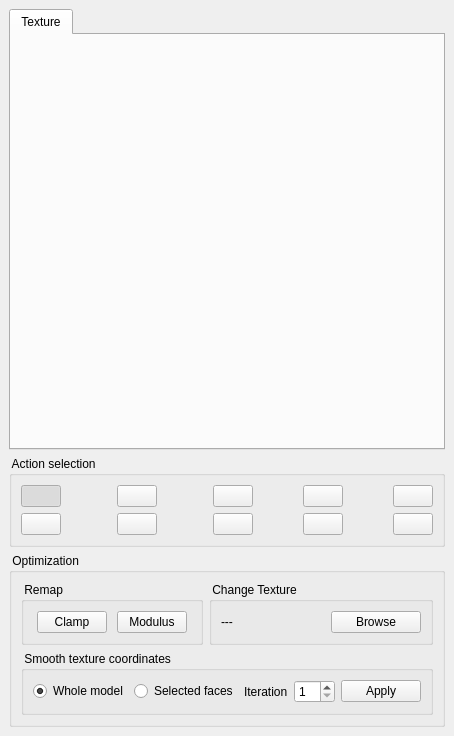
<ui version="4.0" >
 <class>TextureEditorClass</class>
 <widget class="QWidget" name="TextureEditorClass" >
  <property name="geometry" >
   <rect>
    <x>0</x>
    <y>0</y>
    <width>429</width>
    <height>736</height>
   </rect>
  </property>
  <property name="windowTitle" >
   <string>TextureEditor</string>
  </property>
  <layout class="QVBoxLayout" >
   <property name="spacing" >
    <number>6</number>
   </property>
   <property name="margin" >
    <number>9</number>
   </property>
   <item>
    <widget class="QTabWidget" name="tabWidget" >
     <property name="currentIndex" >
      <number>0</number>
     </property>
     <widget class="QWidget" name="tab" >
      <property name="geometry" >
       <rect>
        <x>0</x>
        <y>0</y>
        <width>405</width>
        <height>405</height>
       </rect>
      </property>
      <attribute name="title" >
       <string>Texture</string>
      </attribute>
     </widget>
    </widget>
   </item>
   <item>
    <widget class="QGroupBox" name="groupBoxAction" >
     <property name="title" >
      <string> Action selection </string>
     </property>
     <layout class="QGridLayout" >
      <property name="margin" >
       <number>9</number>
      </property>
      <property name="spacing" >
       <number>6</number>
      </property>
      <item row="0" column="0" >
       <widget class="QPushButton" name="moveButton" >
        <property name="sizePolicy" >
         <sizepolicy vsizetype="Fixed" hsizetype="Fixed" >
          <horstretch>0</horstretch>
          <verstretch>0</verstretch>
         </sizepolicy>
        </property>
        <property name="toolTip" >
         <string>Allow pan and zoom on the UV Space</string>
        </property>
        <property name="text" >
         <string/>
        </property>
        <property name="icon" >
         <iconset resource="meshlab.qrc" >
          <normaloff>:/images/selpan.png</normaloff>:/images/selpan.png</iconset>
        </property>
        <property name="iconSize" >
         <size>
          <width>32</width>
          <height>32</height>
         </size>
        </property>
        <property name="checkable" >
         <bool>true</bool>
        </property>
        <property name="checked" >
         <bool>true</bool>
        </property>
       </widget>
      </item>
      <item row="0" column="1" >
       <spacer>
        <property name="orientation" >
         <enum>Qt::Horizontal</enum>
        </property>
        <property name="sizeHint" stdset="0" >
         <size>
          <width>40</width>
          <height>20</height>
         </size>
        </property>
       </spacer>
      </item>
      <item row="0" column="2" >
       <widget class="QPushButton" name="selectButton" >
        <property name="sizePolicy" >
         <sizepolicy vsizetype="Fixed" hsizetype="Fixed" >
          <horstretch>0</horstretch>
          <verstretch>0</verstretch>
         </sizepolicy>
        </property>
        <property name="toolTip" >
         <string>Allow the selection of faces inside a dragged area</string>
        </property>
        <property name="text" >
         <string/>
        </property>
        <property name="icon" >
         <iconset resource="meshlab.qrc" >
          <normaloff>:/images/selarea.png</normaloff>:/images/selarea.png</iconset>
        </property>
        <property name="iconSize" >
         <size>
          <width>32</width>
          <height>32</height>
         </size>
        </property>
        <property name="checkable" >
         <bool>true</bool>
        </property>
       </widget>
      </item>
      <item row="0" column="3" >
       <spacer>
        <property name="orientation" >
         <enum>Qt::Horizontal</enum>
        </property>
        <property name="sizeHint" stdset="0" >
         <size>
          <width>40</width>
          <height>20</height>
         </size>
        </property>
       </spacer>
      </item>
      <item row="0" column="4" >
       <widget class="QPushButton" name="connectedButton" >
        <property name="sizePolicy" >
         <sizepolicy vsizetype="Fixed" hsizetype="Fixed" >
          <horstretch>0</horstretch>
          <verstretch>0</verstretch>
         </sizepolicy>
        </property>
        <property name="toolTip" >
         <string>Allow the selection of connected component</string>
        </property>
        <property name="text" >
         <string/>
        </property>
        <property name="icon" >
         <iconset resource="meshlab.qrc" >
          <normaloff>:/images/selcon.png</normaloff>:/images/selcon.png</iconset>
        </property>
        <property name="iconSize" >
         <size>
          <width>32</width>
          <height>32</height>
         </size>
        </property>
        <property name="checkable" >
         <bool>true</bool>
        </property>
       </widget>
      </item>
      <item row="0" column="5" >
       <spacer>
        <property name="orientation" >
         <enum>Qt::Horizontal</enum>
        </property>
        <property name="sizeHint" stdset="0" >
         <size>
          <width>40</width>
          <height>20</height>
         </size>
        </property>
       </spacer>
      </item>
      <item row="0" column="6" >
       <widget class="QPushButton" name="vertexButton" >
        <property name="sizePolicy" >
         <sizepolicy vsizetype="Fixed" hsizetype="Fixed" >
          <horstretch>0</horstretch>
          <verstretch>0</verstretch>
         </sizepolicy>
        </property>
        <property name="toolTip" >
         <string>Allow the selection of vertexes inside a dragged area</string>
        </property>
        <property name="text" >
         <string/>
        </property>
        <property name="icon" >
         <iconset resource="meshlab.qrc" >
          <normaloff>:/images/selver.png</normaloff>:/images/selver.png</iconset>
        </property>
        <property name="iconSize" >
         <size>
          <width>32</width>
          <height>32</height>
         </size>
        </property>
        <property name="checkable" >
         <bool>true</bool>
        </property>
       </widget>
      </item>
      <item row="0" column="7" >
       <spacer>
        <property name="orientation" >
         <enum>Qt::Horizontal</enum>
        </property>
        <property name="sizeHint" stdset="0" >
         <size>
          <width>40</width>
          <height>20</height>
         </size>
        </property>
       </spacer>
      </item>
      <item row="0" column="8" >
       <widget class="QPushButton" name="unify2Button" >
        <property name="sizePolicy" >
         <sizepolicy vsizetype="Fixed" hsizetype="Fixed" >
          <horstretch>0</horstretch>
          <verstretch>0</verstretch>
         </sizepolicy>
        </property>
        <property name="toolTip" >
         <string>Collapse a couple of vertexes</string>
        </property>
        <property name="text" >
         <string/>
        </property>
        <property name="icon" >
         <iconset resource="meshlab.qrc" >
          <normaloff>:/images/collapse.png</normaloff>:/images/collapse.png</iconset>
        </property>
        <property name="iconSize" >
         <size>
          <width>32</width>
          <height>32</height>
         </size>
        </property>
        <property name="checkable" >
         <bool>false</bool>
        </property>
        <property name="checked" >
         <bool>false</bool>
        </property>
       </widget>
      </item>
      <item row="1" column="0" colspan="2" >
       <widget class="QPushButton" name="unifySetButton" >
        <property name="sizePolicy" >
         <sizepolicy vsizetype="Fixed" hsizetype="Fixed" >
          <horstretch>0</horstretch>
          <verstretch>0</verstretch>
         </sizepolicy>
        </property>
        <property name="toolTip" >
         <string>Choose and unify a set of disconnected edges</string>
        </property>
        <property name="text" >
         <string/>
        </property>
        <property name="icon" >
         <iconset resource="meshlab.qrc" >
          <normaloff>:/images/unify.png</normaloff>:/images/unify.png</iconset>
        </property>
        <property name="iconSize" >
         <size>
          <width>32</width>
          <height>32</height>
         </size>
        </property>
        <property name="checkable" >
         <bool>true</bool>
        </property>
        <property name="checked" >
         <bool>false</bool>
        </property>
       </widget>
      </item>
      <item row="1" column="2" colspan="2" >
       <widget class="QPushButton" name="flipHButton" >
        <property name="sizePolicy" >
         <sizepolicy vsizetype="Fixed" hsizetype="Fixed" >
          <horstretch>0</horstretch>
          <verstretch>0</verstretch>
         </sizepolicy>
        </property>
        <property name="toolTip" >
         <string>Flip selected faces horizzontally</string>
        </property>
        <property name="text" >
         <string/>
        </property>
        <property name="icon" >
         <iconset resource="meshlab.qrc" >
          <normaloff>:/images/flipH.png</normaloff>:/images/flipH.png</iconset>
        </property>
        <property name="iconSize" >
         <size>
          <width>32</width>
          <height>32</height>
         </size>
        </property>
        <property name="checkable" >
         <bool>false</bool>
        </property>
       </widget>
      </item>
      <item row="1" column="4" >
       <widget class="QPushButton" name="flipVButton" >
        <property name="sizePolicy" >
         <sizepolicy vsizetype="Fixed" hsizetype="Fixed" >
          <horstretch>0</horstretch>
          <verstretch>0</verstretch>
         </sizepolicy>
        </property>
        <property name="toolTip" >
         <string>Flip selected faces vertically</string>
        </property>
        <property name="text" >
         <string/>
        </property>
        <property name="icon" >
         <iconset resource="meshlab.qrc" >
          <normaloff>:/images/flipV.png</normaloff>:/images/flipV.png</iconset>
        </property>
        <property name="iconSize" >
         <size>
          <width>32</width>
          <height>32</height>
         </size>
        </property>
        <property name="checkable" >
         <bool>false</bool>
        </property>
       </widget>
      </item>
      <item row="1" column="6" >
       <widget class="QPushButton" name="invertButton" >
        <property name="sizePolicy" >
         <sizepolicy vsizetype="Fixed" hsizetype="Fixed" >
          <horstretch>0</horstretch>
          <verstretch>0</verstretch>
         </sizepolicy>
        </property>
        <property name="toolTip" >
         <string>Invert selected faces/vertexes</string>
        </property>
        <property name="text" >
         <string/>
        </property>
        <property name="icon" >
         <iconset resource="meshlab.qrc" >
          <normaloff>:/images/invertsel.png</normaloff>:/images/invertsel.png</iconset>
        </property>
        <property name="iconSize" >
         <size>
          <width>32</width>
          <height>32</height>
         </size>
        </property>
        <property name="checkable" >
         <bool>false</bool>
        </property>
       </widget>
      </item>
      <item row="1" column="8" >
       <widget class="QPushButton" name="cancelButton" >
        <property name="sizePolicy" >
         <sizepolicy vsizetype="Fixed" hsizetype="Fixed" >
          <horstretch>0</horstretch>
          <verstretch>0</verstretch>
         </sizepolicy>
        </property>
        <property name="toolTip" >
         <string>Clear selected faces/vertexes</string>
        </property>
        <property name="text" >
         <string/>
        </property>
        <property name="icon" >
         <iconset resource="meshlab.qrc" >
          <normaloff>:/images/selcanc.png</normaloff>:/images/selcanc.png</iconset>
        </property>
        <property name="iconSize" >
         <size>
          <width>32</width>
          <height>32</height>
         </size>
        </property>
        <property name="checkable" >
         <bool>true</bool>
        </property>
       </widget>
      </item>
     </layout>
    </widget>
   </item>
   <item>
    <widget class="QGroupBox" name="groupBoxOptimize" >
     <property name="title" >
      <string> Optimization </string>
     </property>
     <layout class="QGridLayout" >
      <property name="margin" >
       <number>9</number>
      </property>
      <property name="spacing" >
       <number>6</number>
      </property>
      <item row="0" column="0" >
       <widget class="QGroupBox" name="groupBox_4" >
        <property name="maximumSize" >
         <size>
          <width>182</width>
          <height>16777215</height>
         </size>
        </property>
        <property name="title" >
         <string> Remap </string>
        </property>
        <layout class="QHBoxLayout" >
         <property name="spacing" >
          <number>6</number>
         </property>
         <property name="margin" >
          <number>9</number>
         </property>
         <item>
          <widget class="QPushButton" name="clampButton" >
           <property name="maximumSize" >
            <size>
             <width>70</width>
             <height>23</height>
            </size>
           </property>
           <property name="toolTip" >
            <string>Clamp texture coordinates of of border</string>
           </property>
           <property name="text" >
            <string>Clamp</string>
           </property>
          </widget>
         </item>
         <item>
          <widget class="QPushButton" name="modulusButton" >
           <property name="maximumSize" >
            <size>
             <width>70</width>
             <height>23</height>
            </size>
           </property>
           <property name="toolTip" >
            <string>Apply moudlus operator to texture coordinates out of border</string>
           </property>
           <property name="text" >
            <string>Modulus</string>
           </property>
          </widget>
         </item>
        </layout>
       </widget>
      </item>
      <item row="0" column="1" >
       <widget class="QGroupBox" name="groupBox_5" >
        <property name="title" >
         <string> Change Texture </string>
        </property>
        <layout class="QHBoxLayout" >
         <property name="spacing" >
          <number>6</number>
         </property>
         <property name="margin" >
          <number>9</number>
         </property>
         <item>
          <widget class="QLabel" name="labelName" >
           <property name="text" >
            <string>---</string>
           </property>
          </widget>
         </item>
         <item>
          <widget class="QPushButton" name="browseButton" >
           <property name="maximumSize" >
            <size>
             <width>90</width>
             <height>16777215</height>
            </size>
           </property>
           <property name="text" >
            <string>Browse</string>
           </property>
          </widget>
         </item>
        </layout>
       </widget>
      </item>
      <item row="1" column="0" colspan="2" >
       <widget class="QGroupBox" name="groupBox" >
        <property name="title" >
         <string> Smooth texture coordinates </string>
        </property>
        <layout class="QHBoxLayout" >
         <property name="spacing" >
          <number>6</number>
         </property>
         <property name="margin" >
          <number>9</number>
         </property>
         <item>
          <widget class="QRadioButton" name="radioButtonWhole" >
           <property name="text" >
            <string>Whole model</string>
           </property>
           <property name="checked" >
            <bool>true</bool>
           </property>
          </widget>
         </item>
         <item>
          <widget class="QRadioButton" name="radioButtonSelected" >
           <property name="text" >
            <string>Selected faces</string>
           </property>
          </widget>
         </item>
         <item>
          <spacer>
           <property name="orientation" >
            <enum>Qt::Horizontal</enum>
           </property>
           <property name="sizeHint" stdset="0" >
            <size>
             <width>40</width>
             <height>20</height>
            </size>
           </property>
          </spacer>
         </item>
         <item>
          <widget class="QLabel" name="label" >
           <property name="text" >
            <string>Iteration</string>
           </property>
          </widget>
         </item>
         <item>
          <widget class="QSpinBox" name="spinBoxIteration" >
           <property name="minimum" >
            <number>1</number>
           </property>
           <property name="maximum" >
            <number>10</number>
           </property>
           <property name="value" >
            <number>1</number>
           </property>
          </widget>
         </item>
         <item>
          <widget class="QPushButton" name="smoothButton" >
           <property name="text" >
            <string>Apply</string>
           </property>
          </widget>
         </item>
        </layout>
       </widget>
      </item>
     </layout>
    </widget>
   </item>
  </layout>
 </widget>
 <layoutdefault spacing="6" margin="11" />
 <tabstops>
  <tabstop>moveButton</tabstop>
  <tabstop>selectButton</tabstop>
  <tabstop>connectedButton</tabstop>
  <tabstop>vertexButton</tabstop>
  <tabstop>invertButton</tabstop>
  <tabstop>cancelButton</tabstop>
  <tabstop>clampButton</tabstop>
  <tabstop>modulusButton</tabstop>
  <tabstop>spinBoxIteration</tabstop>
  <tabstop>smoothButton</tabstop>
  <tabstop>tabWidget</tabstop>
 </tabstops>
 <resources>
  <include location="meshlab.qrc" />
 </resources>
 <connections/>
</ui>
